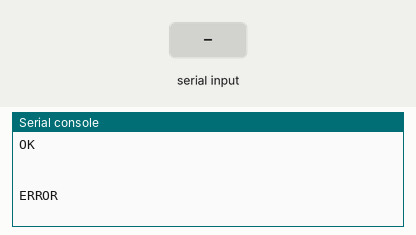
A program run on a simulated Raspberry Pi Pico running MicroPython. Shown: the last lines printed to the serial console. Inputs (shaded band) come from the test bench. The modem accepts every AT command (registered, SIM ready, sends succeed) and sends nothing else; the modem answers ERROR to commands that open or use a data connection.

Above: at 16.2 s.
16.3 s: "1\n" received over the second serial link
At 16.9 s:
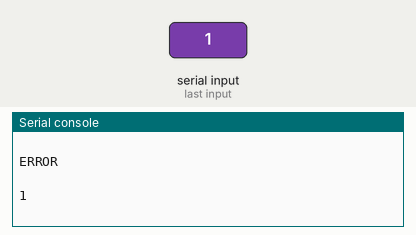
17.8 s: "0\n" received over the second serial link
At 19.0 s:
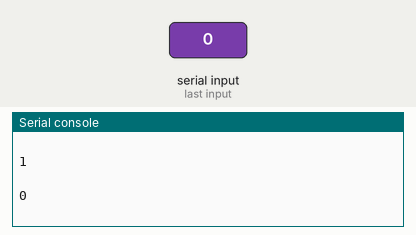
19.3 s: "2\n" received over the second serial link
At 20.4 s:
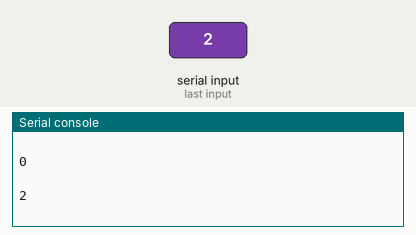

Measured:
- after the input at 16.3 s, the serial console: prints a new line at once (image 1)
- after the input at 17.8 s, the serial console: prints a new line at once (image 2)
- after the input at 19.3 s, the serial console: prints a new line at once (image 3)

The program:

TCP_Client.py
```python
#!/usr/bin/env python3
# -*- coding: utf-8 -*-
# －－－－Hunan Chuanglebo Intelligent Technology Co., Ltd.－－－－
#  File name：TCP_Client.py
#  Version：V2.0
#  author: zhulin
#---------------------------------------
from machine import UART, Pin
import utime,time

# WIFI router information, please fill in your own WIFI router information
SSID='***********'            # WIFI name
password = '*********'        # WIFI password
ServerIP = '192.168.100.14'   # Computer server IP address needs to be modified
Port = '8080'                 # Computer port number

# The serial port is mapped to the GP0 and GP1 ports. When using this port and
# when communicating with the WIFI module, do not use the GP0 and GP1 ports
esp_uart = UART(0, 115200) # Serial port 0, baud rate 115200

# Send command function
def esp_sendCMD(cmd,ack,timeout=2000):
    esp_uart.write(cmd+'\r\n')
    i_t = utime.ticks_ms()
    while (utime.ticks_ms() - i_t) < timeout:
        s_get = esp_uart.read()
        if(s_get != None):
            s_get=s_get.decode()
            print(s_get)
            if(s_get.find(ack) >= 0):
                return True
    return False


# Program entrance
if __name__ == "__main__":
    esp_uart.write('+++')   # Initialize and exit transparent transmission mode
    time.sleep(1)
    if(esp_uart.any()>0):
        esp_uart.read()
    esp_sendCMD("AT","OK")          # AT command
    esp_sendCMD("AT+CWMODE=3","OK") # Configure WiFi mode
    esp_sendCMD("AT+CWJAP=\""+SSID+"\",\""+password+"\"","OK",20000) # Connect to router
    esp_sendCMD("AT+CIFSR","OK")     # Query the IP address of the WIFI module
    esp_sendCMD("AT+CIPSTART=\"TCP\",\""+ServerIP+"\","+Port,"OK",10000) # The RP2040-w module connects to the server as a TCP client
    esp_sendCMD("AT+CIPMODE=1","OK")   # Enable transparent transmission mode
    esp_sendCMD("AT+CIPSEND",">")      # RP2040-w module sends data to the server

    esp_uart.write('Hello makerobo !!!\r\n')   # Send relevant content
    esp_uart.write('RP2040-W TCP Client\r\n')

    while True:
        i_s=esp_uart.read()
        if(i_s != None):
            i_s=i_s.decode()
            print(i_s)
```
